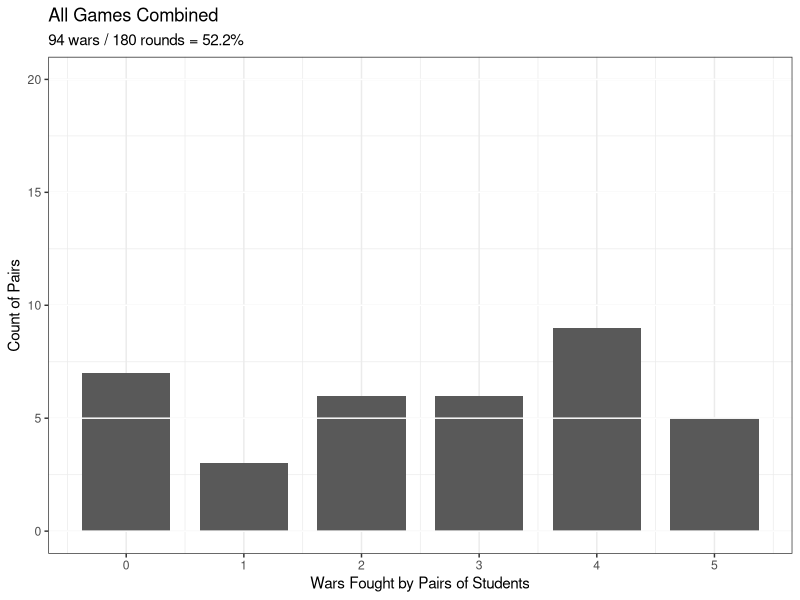
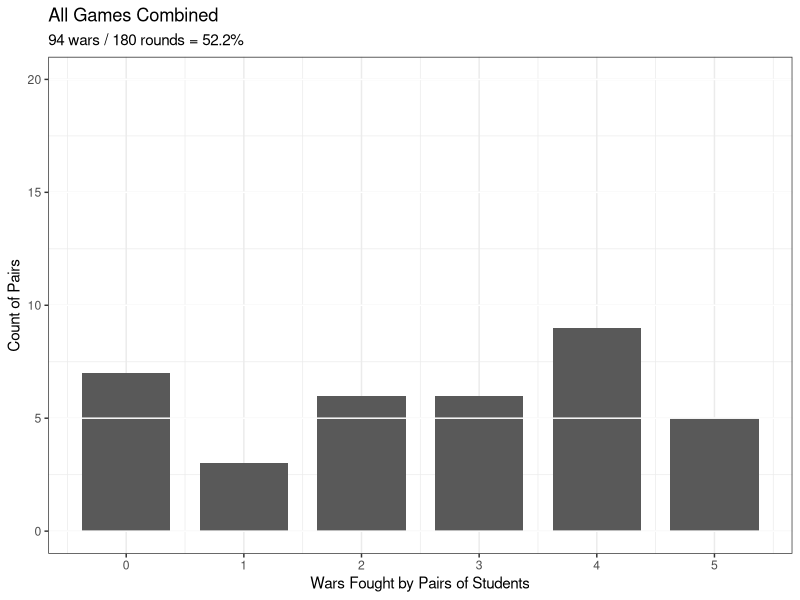
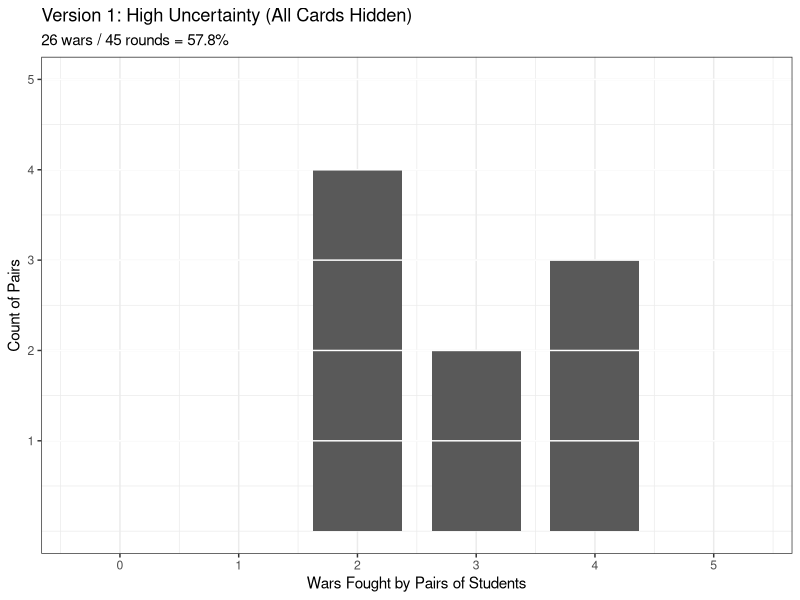
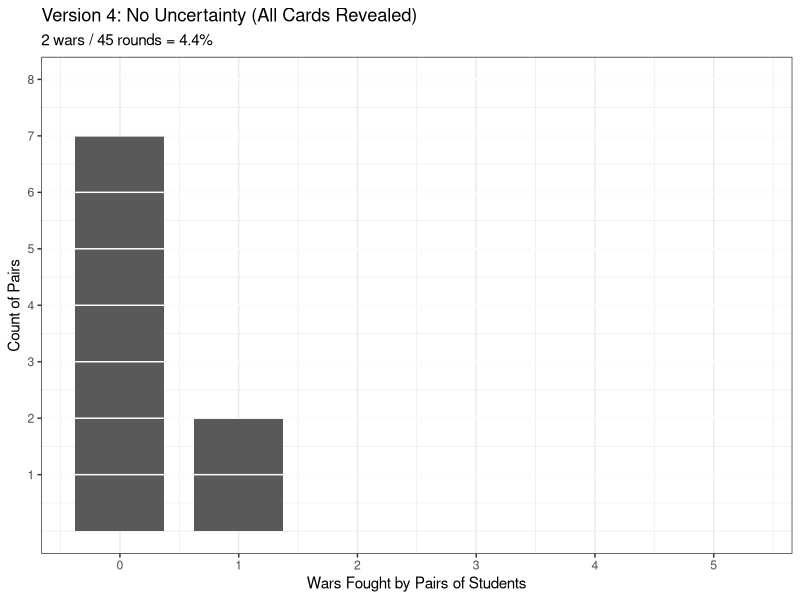
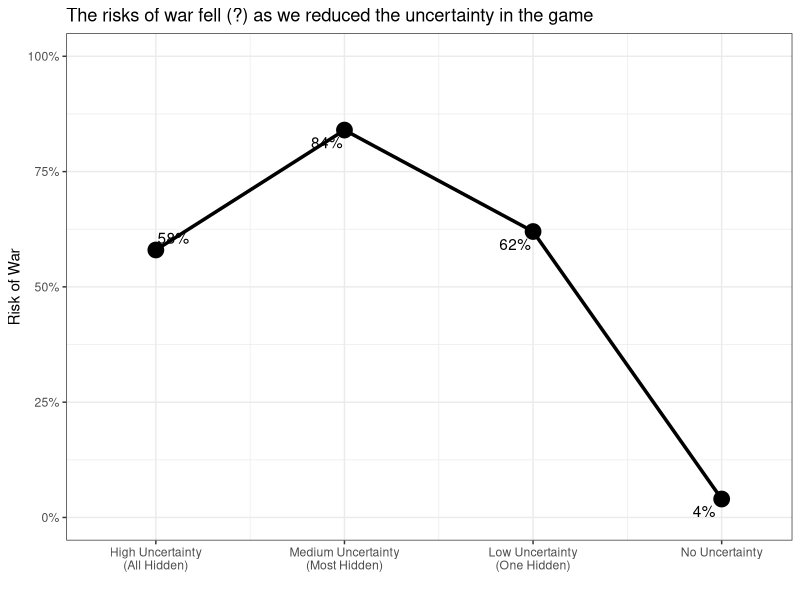

Recreate these plots in R, in order.
## ---- chunk 1
# background-size="1920px 1080px"
library(tidyverse)
library(readxl)
## ---- chunk 2
## Spring 2026 (9 pairs)
library(tidyverse)

# Record class data 
# Last time (SP25): 48, 45, 37, 13
# Wars and number of pennies for the winner
d <- tibble(
  Version1 = c(3, 2, 4, 2, 4, 3, 4, 2, 2), # 26 total 
  Version2 = c(4, 5, 4, 5, 5, 3, 4, 3, 5), # 38 total 
  Version3 = c(4, 3, 5, 2, 4, 4, 3, 1, 2), # 28 total 
  Version4 = c(0, 1, 0, 0, 0, 0, 1, 0, 0) # 2 total 
)


da <- d |>
  pivot_longer(cols = c(Version1, Version2, Version3, Version4), names_to = "Version", values_to = "Wars")

d2 <- d %>%
  pivot_longer(cols = c(Version1, Version2, Version3, Version4), names_to = "Version", values_to = "Wars") %>%
  mutate(
    Uncertainty = case_when(
      Version == "Version1" ~ "High Uncertainty (All Hidden)",
      Version == "Version2" ~ "Medium Uncertainty (Most Hidden)",
      Version == "Version3" ~ "Low Uncertainty (One Hidden)",
      Version == "Version4" ~ "No Uncertainty"),
    Uncertainty2 = case_when(
      Version == "Version1" ~ "All Cards Hidden",
      Version == "Version2" ~ "Reveal One Card",
      Version == "Version3" ~ "Reveal Two Cards",
      Version == "Version4" ~ "Reveal All Cards"),
    Uncertainty3 = factor(Uncertainty2, levels = c("All Cards Hidden", "Reveal One Card", "Reveal Two Cards", "Reveal All Cards"))
  )

# Bar (all) 500x325
d2 %>%
  ggplot(aes(x = Wars)) +
  geom_bar(width = .75) + #, fill = "darkgrey"
  theme_bw() +
  labs(x = "Wars Fought by Pairs of Students", y = "Count of Pairs", title = "All Games Combined",
       subtitle = str_c(sum(da$Wars), " wars / ", nrow(da) * 5, " rounds = ", round(sum(da$Wars)/(nrow(da) * 5), 3) * 100, "%")) +
  scale_y_continuous(breaks = seq(0, 20, 5)) +
  scale_x_continuous(breaks = seq(0, 5, 1)) +
  geom_hline(yintercept = seq(0, 20, 5), color = "white")

# d2 %>%
#    summarize(
#      pairings = n(),
#      wars = sum(Wars),
#      possible = pairings * 5, #rounds per game
#      proportion = wars/possible
#    )
## ---- chunk 3
# Bar (all) 500x325
p1 <- d2 %>%
  ggplot(aes(x = Wars)) +
  geom_bar(width = .75) + #, fill = "darkgrey"
  theme_bw() +
  labs(x = "Wars Fought by Pairs of Students", y = "Count of Pairs", title = "All Games Combined",
       subtitle = str_c(sum(da$Wars), " wars / ", nrow(da) * 5, " rounds = ", round(sum(da$Wars)/(nrow(da) * 5), 3) * 100, "%")) +
  scale_y_continuous(breaks = seq(0, 20, 5)) +
  scale_x_continuous(breaks = seq(0, 5, 1)) +
  geom_hline(yintercept = seq(0, 20, 5), color = "white")

p1
## ---- chunk 4
# Bar (game version 1) 500x325

da_v1 <- da |> filter(Version == "Version1")

# Identify missing values 0-5 wars and add
x1 <- d2 %>%
  filter(Version == "Version1") %>%
  count(Wars) |>
  select(n)

x2 <- 0:5 %in% x1[[1]]

x3 <- 0:5

d2 %>%
  filter(Version == "Version1") %>%
  count(Wars) %>%
  add_row(Wars = x3[!x2], n = 0) %>%
  arrange(Wars) %>%
  ggplot(aes(x = Wars, y=n)) +
  geom_col(width = .75) +
  theme_bw() +
  labs(x = "Wars Fought by Pairs of Students", y = "Count of Pairs", title = "Version 1: High Uncertainty (All Cards Hidden)",
       subtitle = str_c(sum(da_v1$Wars), " wars / ", nrow(da_v1) * 5, " rounds = ", round(sum(da_v1$Wars)/(nrow(da_v1) * 5), 3) * 100, "%")) +
  scale_x_continuous(breaks = 0:5) +
  scale_y_continuous(breaks = 0:max(x1$n) + 1) +
  geom_hline(yintercept = seq(1, max(x1$n) + 1), color = "white")
## ---- chunk 5
 d2 %>%
   group_by(Version) %>%
   summarize(
     pairings = n(),
     wars = sum(Wars),
     possible = pairings * 5, #rounds per game
     proportion = wars/possible
   ) |>
  filter(Version == "Version1")
## ---- chunk 6
# Bar (game version 1) 500x325

da_v4 <- da |> filter(Version == "Version4")

# Identify missing values 0-5 wars and add
x1 <- d2 %>%
  filter(Version == "Version4") %>%
  count(Wars)

x2 <- 0:5 %in% x1[[1]]

x3 <- 0:5

d2 %>%
  filter(Version == "Version4") %>%
  count(Wars) %>%
  add_row(Wars = x3[!x2], n = 0) %>%
  arrange(Wars) %>%
  ggplot(aes(x = Wars, y=n)) +
  geom_col(width = .75) +
  theme_bw() +
  labs(x = "Wars Fought by Pairs of Students", y = "Count of Pairs", title = "Version 4: No Uncertainty (All Cards Revealed)",
       subtitle = str_c(sum(da_v4$Wars), " wars / ", nrow(da_v4) * 5, " rounds = ", round(sum(da_v4$Wars)/(nrow(da_v4) * 5), 3) * 100, "%")) +
  scale_x_continuous(breaks = 0:5) +
  scale_y_continuous(breaks = 0:max(x1$n) + 1) +
  geom_hline(yintercept = seq(1, max(x1$n) + 1), color = "white")


## ---- chunk 7
 d2 %>%
   group_by(Version) %>%
   summarize(
     pairings = n(),
     wars = sum(Wars),
     possible = pairings * 5, #rounds per game
     proportion = wars/possible
   ) |>
  filter(Version == "Version4")
## ---- chunk 8
# Summary stats
# d2 |>
#   mutate(
#     Uncertainty_f = factor(Uncertainty, levels = c("High Uncertainty (All Hidden)", "Medium Uncertainty (Most Hidden)", "Low Uncertainty (One Hidden)", "No Uncertainty"))
#   ) |>
#   group_by(Uncertainty_f) |>
#    summarize(
#      pairings = n(),
#      wars = sum(Wars),
#      possible = pairings * 5, #rounds per game
#      proportion = round(wars/possible, 2)
#    ) |>
#   select(-pairings) |>
#   kableExtra::kbl(col.names = c("Level of Uncertainty", "Wars", "Rounds", "Proportion")) |>
#   kableExtra::kable_styling(font_size = 30)

# Try a version as a plot
tab1 <- d2 |>
  mutate(
    Uncertainty_f = factor(Uncertainty, levels = c("High Uncertainty (All Hidden)", "Medium Uncertainty (Most Hidden)", "Low Uncertainty (One Hidden)", "No Uncertainty"))
  ) |>
  group_by(Uncertainty_f) |>
   summarize(
     pairings = n(),
     wars = sum(Wars),
     possible = pairings * 5, #rounds per game
     proportion = round(wars/possible, 2)
   ) |>
  select(-pairings) |>
  mutate(
    order1 = 1:4
  )

labs1 <- c("High Uncertainty\n(All Hidden)", "Medium Uncertainty\n(Most Hidden)", "Low Uncertainty\n(One Hidden)", "No Uncertainty")

labs2 <- tab1$proportion

tab1 |>
  ggplot(aes(x = order1, y = proportion)) +
  geom_line(linewidth = 1.2) +
  geom_point(size = 5) +
  scale_y_continuous(limits = c(0, 1), labels = scales::percent_format()) +
  scale_x_continuous(labels = labs1, limits = c(.7,4.2), breaks = 1:4) +
  theme_bw() +
  labs(x = "", y = "Risk of War", title = "The risks of war fell (?) as we reduced the uncertainty in the game") +
  ggrepel::geom_text_repel(aes(label = str_c(100*labs2, "%")))



## ---- chunk 9
d2 |>
  mutate(
    Uncertainty_f = factor(Uncertainty, levels = c("High Uncertainty (All Hidden)", "Medium Uncertainty (Most Hidden)", "Low Uncertainty (One Hidden)", "No Uncertainty"))
  ) |>
  group_by(Uncertainty_f) |>
   summarize(
     pairings = n(),
     wars = sum(Wars),
     possible = pairings * 5, #rounds per game
     proportion = round(wars/possible, 2)
   ) |>
  select(-pairings)
